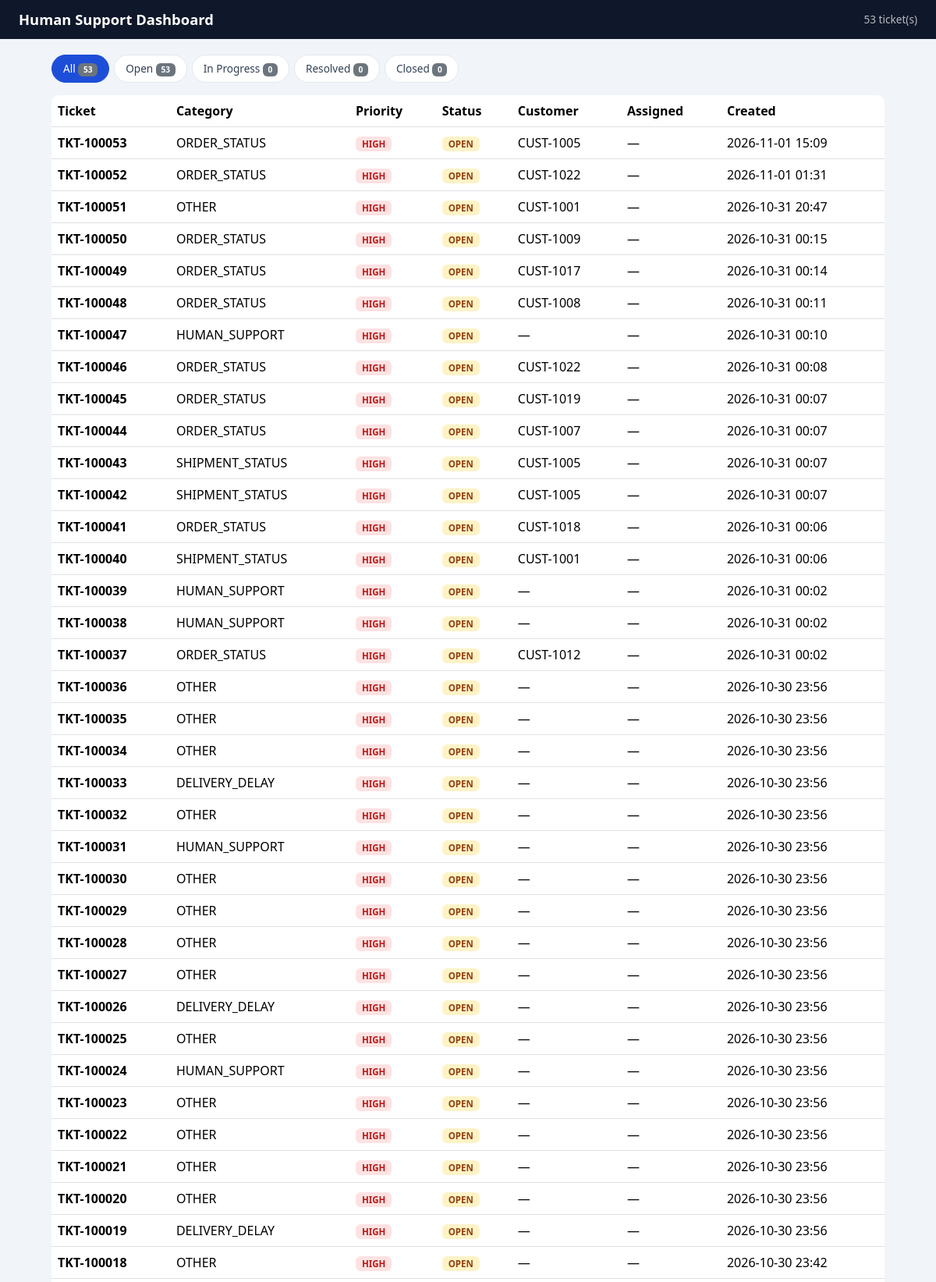
/dashboard/ (upper part), run on the app's committed database.
### app/models/ticket.py (models this page shows, shortened)
class Ticket(Base):
    __tablename__ = "tickets"
    id: Mapped[str] = mapped_column(String(32), primary_key=True)
    customer_id: Mapped[str] = mapped_column(
        String(32), ForeignKey("customers.id"), nullable=True, index=True
    )
    conversation_id: Mapped[str] = mapped_column(String(64), nullable=True, index=True)
    category: Mapped[str] = mapped_column(String(40), nullable=False)
    priority: Mapped[str] = mapped_column(String(16), default="MEDIUM")
    status: Mapped[str] = mapped_column(String(16), default="OPEN")
    assigned_agent: Mapped[str] = mapped_column(String(80), nullable=True)
    escalation_reason: Mapped[str] = mapped_column(Text, nullable=True)
    original_request: Mapped[str] = mapped_column(Text, nullable=True)
    summary: Mapped[str] = mapped_column(Text, nullable=True)
    tool_results: Mapped[str] = mapped_column(Text, nullable=True)  # JSON string
    authentication_status: Mapped[str] = mapped_column(String(40), nullable=True)
    internal_notes: Mapped[str] = mapped_column(Text, nullable=True)
    resolution: Mapped[str] = mapped_column(Text, nullable=True)
    created_at: Mapped[datetime] = mapped_column(
        DateTime, default=lambda: datetime.now(timezone.utc)
    )
    updated_at: Mapped[datetime] = mapped_column(
        DateTime,
        default=lambda: datetime.now(timezone.utc),
        onupdate=lambda: datetime.now(timezone.utc),
    )

### app/routes/dashboard_routes.py (the view)
@dashboard_bp.get("/")
def index():
    status = (request.args.get("status") or "").strip().upper() or None
    if status and status not in TICKET_STATUSES:
        status = None
    tickets = ticket_service.list_tickets(status=status)
    all_tickets = ticket_service.list_tickets()
    counts = {s: 0 for s in TICKET_STATUSES}
    for t in all_tickets:
        counts[t["status"]] = counts.get(t["status"], 0) + 1
    return render_template(
        "dashboard.html",
        tickets=tickets,
        counts=counts,
        total=len(all_tickets),
        active_status=status or "ALL",
        statuses=TICKET_STATUSES,
    )

### app/database/db.py (called while the page is built)
def get_session():
    return SessionLocal()

### app/services/ticket_providers/local_provider.py (called while the page is built)
def serialize_ticket(ticket: Ticket) -> dict:
    return {
        "ticket_id": ticket.id,
        "customer_id": ticket.customer_id,
        "conversation_id": ticket.conversation_id,
        "category": ticket.category,
        "priority": ticket.priority,
        "status": ticket.status,
        "assigned_agent": ticket.assigned_agent,
        "escalation_reason": ticket.escalation_reason,
        "original_request": ticket.original_request,
        "summary": ticket.summary,
        "authentication_status": ticket.authentication_status,
        "internal_notes": ticket.internal_notes,
        "resolution": ticket.resolution,
        "tool_results": ticket.tool_results,
        "created_at": ticket.created_at.isoformat() if ticket.created_at else None,
        "updated_at": ticket.updated_at.isoformat() if ticket.updated_at else None,
    }

    def list_tickets(self, status: str | None = None) -> list[dict]:
        session = get_session()
        try:
            q = session.query(Ticket)
            if status and status.upper() in TICKET_STATUSES:
                q = q.filter(Ticket.status == status.upper())
            tickets = q.order_by(Ticket.created_at.desc()).all()
            return [serialize_ticket(t) for t in tickets]
        finally:
            session.close()

### app/services/ticket_service.py (called while the page is built)
def list_tickets(status: str | None = None) -> list[dict]:
    return ticket_provider.list_tickets(status)

### app/templates/dashboard.html (shortened to what this page needs)
<!DOCTYPE html>
<html lang="en">
<head>
  <link
    href="https://cdn.jsdelivr.net/npm/bootstrap@5.3.3/dist/css/bootstrap.min.css"
    rel="stylesheet"
  />
  <link rel="stylesheet" href="{{ url_for('static', filename='css/dashboard.css') }}" />
</head>
<body>
  <header class="dash-header">
    <h1>Human Support Dashboard</h1>
    <span class="dash-sub">{{ total }} ticket(s)</span>
  </header>
  <main class="dash-main">
    <nav class="status-tabs">
      <a href="{{ url_for('dashboard.index') }}"
         class="tab {{ 'active' if active_status == 'ALL' else '' }}">
        All <span class="badge bg-secondary">{{ total }}</span>
      </a>
      {% for s in statuses %}
      <a href="{{ url_for('dashboard.index', status=s) }}"
         class="tab {{ 'active' if active_status == s else '' }}">
        {{ s.replace('_', ' ').title() }}
        <span class="badge bg-secondary">{{ counts.get(s, 0) }}</span>
      </a>
      {% endfor %}
    </nav>
    {% if tickets %}
    <table class="table table-hover align-middle">
      <thead>
        <tr>
          <th>Ticket</th>
          <th>Category</th>
          <th>Priority</th>
          <th>Status</th>
          <th>Customer</th>
          <th>Assigned</th>
          <th>Created</th>
        </tr>
      </thead>
      <tbody>
        {% for t in tickets %}
        <tr onclick="window.location='{{ url_for('dashboard.ticket_detail', ticket_id=t.ticket_id) }}'"
            style="cursor:pointer">
          <td><strong>{{ t.ticket_id }}</strong></td>
          <td>{{ t.category }}</td>
          <td><span class="pri pri-{{ t.priority|lower }}">{{ t.priority }}</span></td>
          <td><span class="st st-{{ t.status|lower }}">{{ t.status.replace('_',' ') }}</span></td>
          <td>{{ t.customer_id or '—' }}</td>
          <td>{{ t.assigned_agent or '—' }}</td>
          <td>{{ (t.created_at or '')[:16].replace('T', ' ') }}</td>
        </tr>
        {% endfor %}
      </tbody>
    </table>
    {% else %}
    <p class="empty">No tickets in this view.</p>
    {% endif %}
  </main>
</body>
</html>

### app/static/css/dashboard.css (style rules this page uses)
:root { --brand: #1d4ed8; --bg: #f1f5f9; --border: #e2e8f0; }
* { box-sizing: border-box; }
body { margin: 0; background: var(--bg); font-family: "Segoe UI", system-ui, sans-serif; color: #0f172a; }
.dash-header { background: #0f172a; color: #fff; padding: 14px 24px; display: flex; align-items: center; justify-content: space-between; }
.dash-header h1 { font-size: 1.15rem; margin: 0; font-weight: 600; }
.dash-sub { opacity: 0.7; font-size: 0.85rem; }
.dash-main { max-width: 1100px; margin: 20px auto; padding: 0 16px; }
.status-tabs { display: flex; gap: 6px; margin-bottom: 16px; flex-wrap: wrap; }
.status-tabs .tab { text-decoration: none; color: #334155; background: #fff; border: 1px solid var(--border); padding: 7px 14px; border-radius: 999px; font-size: 0.85rem; }
.status-tabs .tab.active { background: var(--brand); color: #fff; border-color: var(--brand); }
table { background: #fff; border-radius: 10px; overflow: hidden; }
.pri { font-size: 0.72rem; font-weight: 700; padding: 2px 8px; border-radius: 6px; }
.pri-high { background: #fee2e2; color: #b91c1c; }
.st { font-size: 0.72rem; font-weight: 700; padding: 2px 8px; border-radius: 6px; }
.st-open { background: #fef3c7; color: #92400e; }

### data on the page
Ticket: ticket_id "TKT-100053", category "ORDER_STATUS", priority "HIGH", status.replace "OPEN", customer "CUST-1005", assigned_agent "—", created_at "2026-11-01 15:09"
Ticket: ticket_id "TKT-100052", category "ORDER_STATUS", priority "HIGH", status.replace "OPEN", customer "CUST-1022", assigned_agent "—", created_at "2026-11-01 01:31"
Ticket: ticket_id "TKT-100051", category "OTHER", priority "HIGH", status.replace "OPEN", customer "CUST-1001", assigned_agent "—", created_at "2026-10-31 20:47"
Ticket: ticket_id "TKT-100050", category "ORDER_STATUS", priority "HIGH", status.replace "OPEN", customer "CUST-1009", assigned_agent "—", created_at "2026-10-31 00:15"
Ticket: ticket_id "TKT-100049", category "ORDER_STATUS", priority "HIGH", status.replace "OPEN", customer "CUST-1017", assigned_agent "—", created_at "2026-10-31 00:14"
Ticket: ticket_id "TKT-100048", category "ORDER_STATUS", priority "HIGH", status.replace "OPEN", customer "CUST-1008", assigned_agent "—", created_at "2026-10-31 00:11"
Ticket: ticket_id "TKT-100047", category "HUMAN_SUPPORT", priority "HIGH", status.replace "OPEN", customer_id "—", assigned_agent "—", created_at "2026-10-31 00:10"
Ticket: ticket_id "TKT-100046", category "ORDER_STATUS", priority "HIGH", status.replace "OPEN", customer "CUST-1022", assigned_agent "—", created_at "2026-10-31 00:08"
Ticket: ticket_id "TKT-100045", category "ORDER_STATUS", priority "HIGH", status.replace "OPEN", customer "CUST-1019", assigned_agent "—", created_at "2026-10-31 00:07"
Ticket: ticket_id "TKT-100044", category "ORDER_STATUS", priority "HIGH", status.replace "OPEN", customer "CUST-1007", assigned_agent "—", created_at "2026-10-31 00:07"
Ticket: ticket_id "TKT-100043", category "SHIPMENT_STATUS", priority "HIGH", status.replace "OPEN", customer "CUST-1005", assigned_agent "—", created_at "2026-10-31 00:07"
Ticket: ticket_id "TKT-100042", category "SHIPMENT_STATUS", priority "HIGH", status.replace "OPEN", customer "CUST-1005", assigned_agent "—", created_at "2026-10-31 00:07"
Ticket: ticket_id "TKT-100041", category "ORDER_STATUS", priority "HIGH", status.replace "OPEN", customer "CUST-1018", assigned_agent "—", created_at "2026-10-31 00:06"
Ticket: ticket_id "TKT-100040", category "SHIPMENT_STATUS", priority "HIGH", status.replace "OPEN", customer "CUST-1001", assigned_agent "—", created_at "2026-10-31 00:06"
Ticket: ticket_id "TKT-100039", category "HUMAN_SUPPORT", priority "HIGH", status.replace "OPEN", customer_id "—", assigned_agent "—", created_at "2026-10-31 00:02"
Ticket: ticket_id "TKT-100038", category "HUMAN_SUPPORT", priority "HIGH", status.replace "OPEN", customer_id "—", assigned_agent "—", created_at "2026-10-31 00:02"
Ticket: ticket_id "TKT-100037", category "ORDER_STATUS", priority "HIGH", status.replace "OPEN", customer "CUST-1012", assigned_agent "—", created_at "2026-10-31 00:02"
Ticket: ticket_id "TKT-100036", category "OTHER", priority "HIGH", status.replace "OPEN", customer_id "—", assigned_agent "—", created_at "2026-10-30 23:56"
Ticket: ticket_id "TKT-100035", category "OTHER", priority "HIGH", status.replace "OPEN", customer_id "—", assigned_agent "—", created_at "2026-10-30 23:56"
Ticket: ticket_id "TKT-100034", category "OTHER", priority "HIGH", status.replace "OPEN", customer_id "—", assigned_agent "—", created_at "2026-10-30 23:56"
Ticket: ticket_id "TKT-100033", category "DELIVERY_DELAY", priority "HIGH", status.replace "OPEN", customer_id "—", assigned_agent "—", created_at "2026-10-30 23:56"
Ticket: ticket_id "TKT-100032", category "OTHER", priority "HIGH", status.replace "OPEN", customer_id "—", assigned_agent "—", created_at "2026-10-30 23:56"
Ticket: ticket_id "TKT-100031", category "HUMAN_SUPPORT", priority "HIGH", status.replace "OPEN", customer_id "—", assigned_agent "—", created_at "2026-10-30 23:56"
Ticket: ticket_id "TKT-100030", category "OTHER", priority "HIGH", status.replace "OPEN", customer_id "—", assigned_agent "—", created_at "2026-10-30 23:56"
Ticket: ticket_id "TKT-100029", category "OTHER", priority "HIGH", status.replace "OPEN", customer_id "—", assigned_agent "—", created_at "2026-10-30 23:56"
Ticket: ticket_id "TKT-100028", category "OTHER", priority "HIGH", status.replace "OPEN", customer_id "—", assigned_agent "—", created_at "2026-10-30 23:56"
Ticket: ticket_id "TKT-100027", category "OTHER", priority "HIGH", status.replace "OPEN", customer_id "—", assigned_agent "—", created_at "2026-10-30 23:56"
Ticket: ticket_id "TKT-100026", category "DELIVERY_DELAY", priority "HIGH", status.replace "OPEN", customer_id "—", assigned_agent "—", created_at "2026-10-30 23:56"
Ticket: ticket_id "TKT-100025", category "OTHER", priority "HIGH", status.replace "OPEN", customer_id "—", assigned_agent "—", created_at "2026-10-30 23:56"
Ticket: ticket_id "TKT-100024", category "HUMAN_SUPPORT", priority "HIGH", status.replace "OPEN", customer_id "—", assigned_agent "—", created_at "2026-10-30 23:56"
Ticket: ticket_id "TKT-100023", category "OTHER", priority "HIGH", status.replace "OPEN", customer_id "—", assigned_agent "—", created_at "2026-10-30 23:56"
Ticket: ticket_id "TKT-100022", category "OTHER", priority "HIGH", status.replace "OPEN", customer_id "—", assigned_agent "—", created_at "2026-10-30 23:56"
Ticket: ticket_id "TKT-100021", category "OTHER", priority "HIGH", status.replace "OPEN", customer_id "—", assigned_agent "—", created_at "2026-10-30 23:56"
Ticket: ticket_id "TKT-100020", category "OTHER", priority "HIGH", status.replace "OPEN", customer_id "—", assigned_agent "—", created_at "2026-10-30 23:56"
Ticket: ticket_id "TKT-100019", category "DELIVERY_DELAY", priority "HIGH", status.replace "OPEN", customer_id "—", assigned_agent "—", created_at "2026-10-30 23:56"
Ticket: ticket_id "TKT-100018", category "OTHER", priority "HIGH", status.replace "OPEN", customer_id "—", assigned_agent "—", created_at "2026-10-30 23:42"

### other printed values
{{ total }} "53"
{{ s.replace('_', ' ').title() }} "Open" "In Progress" "Resolved" "Closed"
{{ counts.get(s, 0) }} "53" "0" "0" "0"
